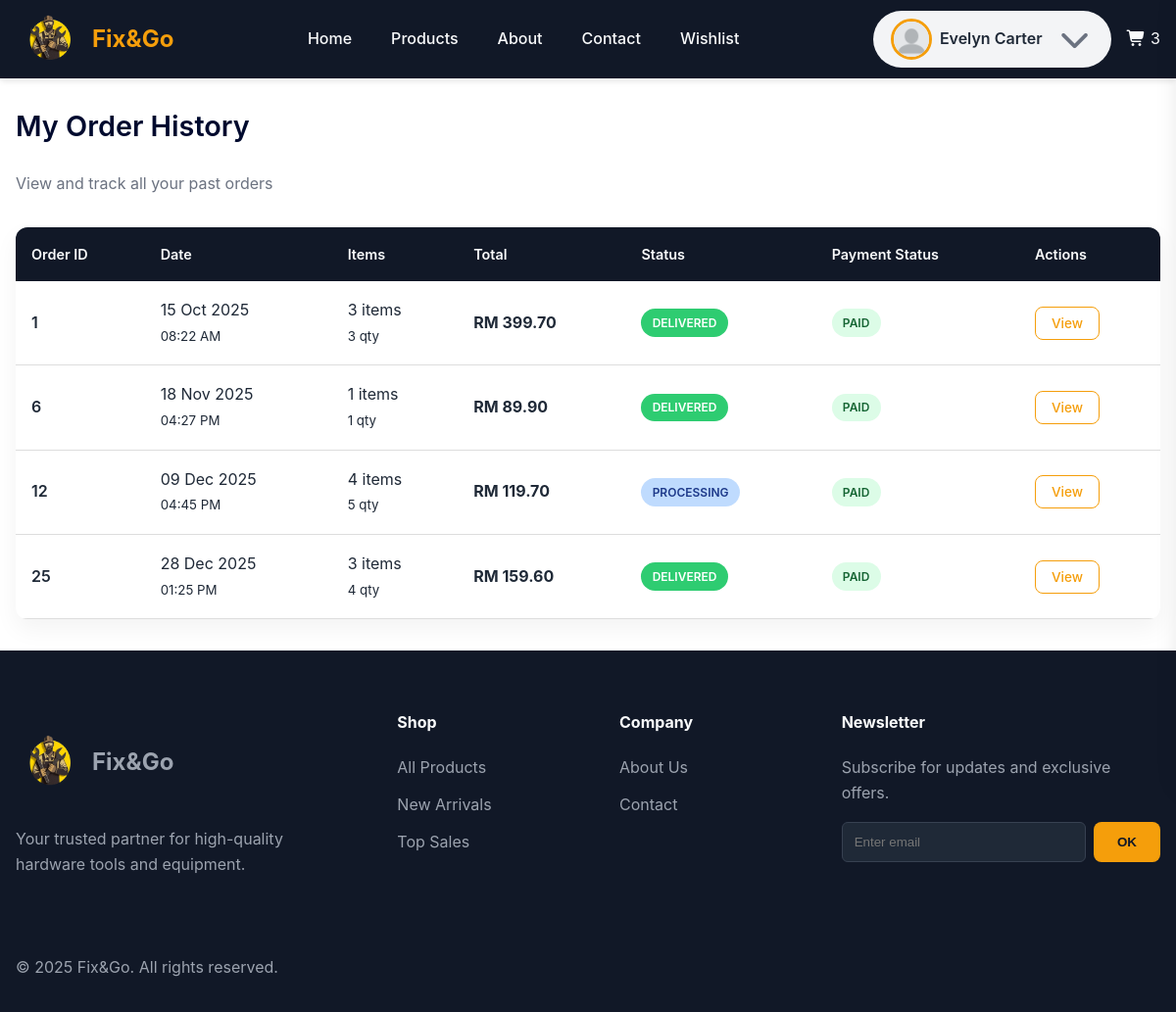
The app's page /pages/order/member-order-history.php (signed in) with its own data.
### tables this page shows
CREATE TABLE `orders` (
    `order_id` int(11) NOT NULL,
    `user_id` varchar(12) DEFAULT NULL,
    `order_at` timestamp NOT NULL DEFAULT current_timestamp(),
    `deliver_at` date DEFAULT NULL,
    `payment_status` enum(
        'Pending',
        'Paid',
        'Failed',
        'Refunded',
        'Redeemed'
    ) NOT NULL,
    `status` enum(
        'Pending',
        'Processing',
        'Shipping',
        'Delivered',
        'Cancelled'
    ) NOT NULL,
    `total_price` decimal(10, 2) NOT NULL,
    `utilize_point` tinyint(1) NOT NULL DEFAULT 0,
    `address_id` int(11) NOT NULL
);

### _base.php (called while the page is built, shortened)
<?php
function temp($key, $value = null)
{
    if ($value !== null) {
        $_SESSION["temp_$key"] = $value;
    } else {
        $value = $_SESSION["temp_$key"] ?? null;
        return $value;
    }
}

### DAO/order-dao.php (called while the page is built, shortened)
<?php
function getMemberOrderHistory($id)
{
    global $_db;
    try {
        $sql = "SELECT
                    o.order_id,
                    DATE_FORMAT(o.order_at, '%d %b %Y') AS order_date,
                    DATE_FORMAT(o.order_at, '%h:%i %p') AS order_time,
                    o.total_price,
                    o.payment_status,
                    o.status,
                    MAX(p.payment_method) AS payment_method,
                    COUNT(DISTINCT oi.product_id) AS total_items,
                    SUM(oi.qty) AS total_quantity
                FROM orders o
                LEFT JOIN orderitem oi ON o.order_id = oi.order_id
                LEFT JOIN payment p ON o.order_id = p.order_id
                LEFT JOIN address a ON o.address_id = a.address_id
                WHERE o.user_id = ?
                GROUP BY o.order_id
                ORDER BY o.order_at ASC";
        $stmt = $_db->prepare($sql);
        $stmt->execute([$id]);
        return $stmt->fetchAll(PDO::FETCH_OBJ);
    } catch (PDOException $e) {
        error_log("Get Member Order History Error: " . $e->getMessage());
        return false;
    }
}

### controller/order-controller.php (called while the page is built, shortened)
<?php
require_once  __DIR__ . '/../_base.php';
require __DIR__ . '/../DAO/order-dao.php';
function getOrderHistoryMember($id)
{
    return getMemberOrderHistory($id);
}

### pages/order/member-order-history.php (the view, shortened to what this page needs)
<?php
require "../../_base.php";
include  "../../_head.php";
require '../../controller/order-controller.php';
$user_id = temp('USER_ID');
$orders = getOrderHistoryMember($user_id);
?>
<link rel="stylesheet" href="../../css/msg.css">
<link rel="stylesheet" href="../../css/member-order-history.css">
<main class="main-container member-orders">
    <div class="page-header">
        <h1 class="page-title">My Order History</h1>
        <p class="page-subtitle">View and track all your past orders</p>
    </div>
    <div class="table-container">
        <table class="orders-table">
            <thead>
                <tr>
                    <th>Order ID</th>
                    <th>Date</th>
                    <th>Items</th>
                    <th>Total</th>
                    <th>Status</th>
                    <th>Payment Status</th>
                    <th>Actions</th>
                </tr>
            </thead>
            <tbody>
                <?php if (!empty($orders) && is_array($orders)): ?>
                    <?php foreach ($orders as $order): ?>
                        <tr class="order-row">
                            <td class="order-id">
                                <?= htmlspecialchars($order->order_id) ?>
                            </td>
                            <td>
                                <?= htmlspecialchars($order->order_date) ?><br>
                                <small><?= htmlspecialchars($order->order_time) ?></small>
                            </td>
                            <td>
                                <?= (int)$order->total_items ?> items<br>
                                <small><?= (int)$order->total_quantity ?> qty</small>
                            </td>
                            <td class="price-total">
                                RM <?= number_format($order->total_price, 2) ?>
                            </td>
                            <td>
                                <span class="status <?= strtolower($order->status) ?>">
                                    <?= htmlspecialchars($order->status) ?>
                                </span>
                            </td>
                            <td>
                                <span class="status <?= strtolower($order->payment_status) ?>">
                                    <?= htmlspecialchars($order->payment_status) ?>
                                </span>
                            </td>
                            <td class="actions">
                                <a href="member-order-detail.php?id=<?= $order->order_id ?>"
                                    class="btn-view">View</a>
                            </td>
                        </tr>
                    <?php endforeach; ?>
                <?php endif; ?>
            </tbody>
        </table>
    </div>
</main>
<?php include '../../_foot.php'; ?>

### css/style.css (style rules this page uses)
:root { --primary-color: #f59e0b; --primary-hover: #d97706; --primary-dark: #000a2e; --bg-dark: #111827; --bg-card: #f3f4f6; --text-light: #f9fafb; --text-color: #1f2937; --text-muted: #6b7280; --border-color: #ddd; --error-color: #e74c3c; --success-color: #2ecc71; --spacing-unit: 1rem; --container-width: 1500px; --header-height: 80px; }
* { box-sizing: border-box; margin: 0; padding: 0; }
body { font-family: "Inter", -apple-system, BlinkMacSystemFont, "Segoe UI", Roboto, Oxygen, Ubuntu, Cantarell, "Open Sans", "Helvetica Neue", sans-serif; line-height: 1.6; color: var(--text-dark); background-color: #ffffff; }
h1, h2, h3, h4 { line-height: 1.2; margin-bottom: 1rem; }
h1 { font-size: 3.5rem; font-weight: 800; }
p { margin-bottom: 1rem; }

### css/member-order-history.css (style rules this page uses)
:root { --primary-color: #f59e0b; --primary-hover: #d97706; --primary-dark: #000a2e; --bg-dark: #111827; --bg-card: #f3f4f6; --text-light: #f9fafb; --text-color: #1f2937; --text-muted: #6b7280; --border-color: #ddd; --error-color: #e74c3c; --success-color: #2ecc71; --spacing-unit: 1rem; --container-width: 1500px; --header-height: 80px; }
.page-title { font-size: 25px; font-weight: 600; color: var(--color-text-heading); margin: 0 0 8px 0; }
.page-subtitle { font-size: 16px; color: var(--color-text-muted); margin: 0; }
.page-title::after { content: ""; display: block; width: 60px; height: 4px; background: var(--color-primary); border-radius: 2px; }
.member-orders { max-width: var(--container-width); margin: auto; padding: 2rem 1rem; }
.page-header { margin-bottom: 2rem; }
.page-title { font-size: 2rem; color: var(--primary-dark); }
.page-subtitle { color: var(--text-muted); }
.table-container { background: white; border-radius: 12px; overflow-x: auto; box-shadow: 0 10px 25px rgba(0, 0, 0, 0.05); }
.orders-table { min-height: 50vh; width: 100%; border-collapse: collapse; }
.orders-table thead { background: var(--bg-dark); }
.orders-table th { color: var(--text-light); padding: 1rem; text-align: left; font-weight: 600; font-size: 0.9rem; }
.orders-table td { padding: 1rem; border-bottom: 1px solid var(--border-color); vertical-align: middle; color: var(--text-color); }
.order-id { font-weight: 600; color: var(--primary-dark); }
.price-total { font-weight: 700; color: var(--primary-color); }
.status { display: inline-block; padding: 0.3rem 0.7rem; border-radius: 999px; font-size: 0.75rem; font-weight: 600; text-transform: uppercase; }
.status.processing { background-color: #bfdbfe; color: #1e3a8a; }
.status.delivered { background-color: var(--success-color); color: #ffffff; }
.status.paid { background: #dcfce7; color: #166534; }
.actions { text-align: left; }
.btn-view { padding: 0.45rem 0.9rem; background: var(--primary-color); color: white; border-radius: 8px; font-size: 0.85rem; text-decoration: none; transition: background 0.2s; }
.page-title { font-size: 1.8rem; margin-bottom: 1.5rem; color: var(--primary-dark); }
.order-id { font-weight: 600; }
.btn-view { padding: 0.5rem 1rem; border-radius: 8px; border: none; cursor: pointer; font-weight: 500; }
.btn-view { background: transparent; border: 1px solid var(--primary-color); color: var(--primary-color); }

### records on screen
orders: order_id "1", order_date "15 Oct 2025", order_time "08:22 AM", total_items "3", total_quantity "3", total_price "399.70", status "DELIVERED", payment_status "PAID"
orders: order_id "6", order_date "18 Nov 2025", order_time "04:27 PM", total_items "1", total_quantity "1", total_price "89.90", status "DELIVERED", payment_status "PAID"
orders: order_id "12", order_date "09 Dec 2025", order_time "04:45 PM", total_items "4", total_quantity "5", total_price "119.70", status "PROCESSING", payment_status "PAID"
orders: order_id "25", order_date "28 Dec 2025", order_time "01:25 PM", total_items "3", total_quantity "4", total_price "159.60", status "DELIVERED", payment_status "PAID"

### other values on screen
temp('USER_NAME') "Evelyn Carter"
